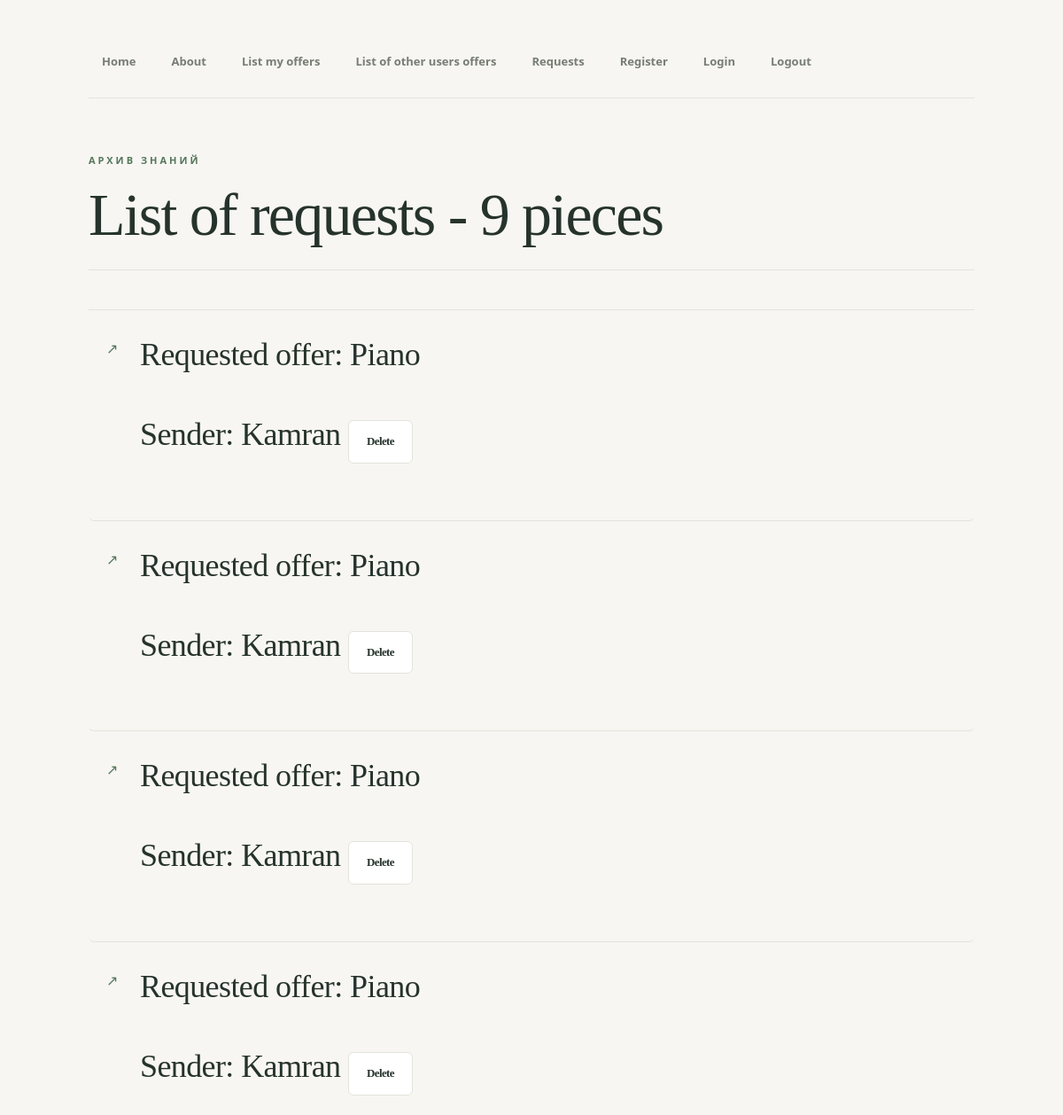
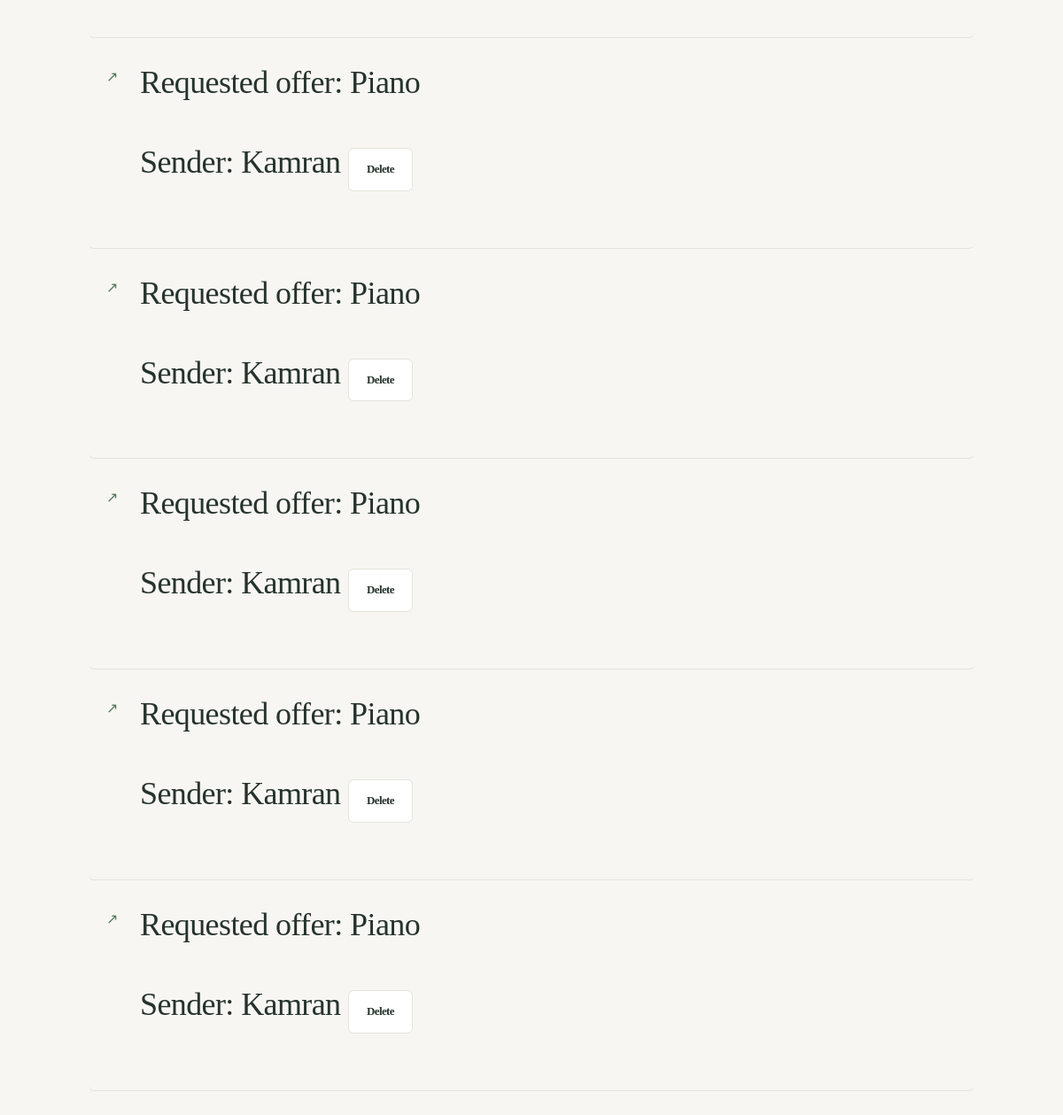
/offers/request/ (signed in), run on an earlier commit of the app's database (2 pictures, top to bottom).
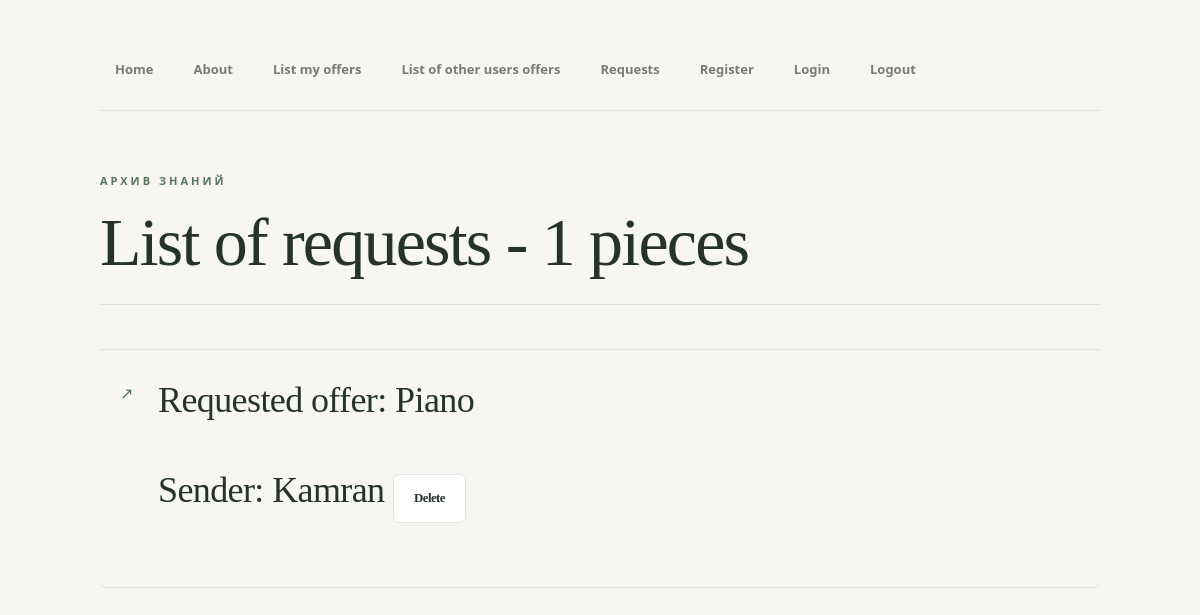
And on a later commit of the database.
### offers/models.py (models this page shows)
class SwapRequest(models.Model):
    sender = models.ForeignKey(User, on_delete=models.CASCADE, related_name='sent_requests')
    receiver = models.ForeignKey(User, on_delete=models.CASCADE, related_name='received_requests')
    wanted_skill = models.ForeignKey(Offer, on_delete=models.CASCADE, related_name='wanted_in')

class Offer(models.Model):
    STATUS_CHOICES = [
        ('draft','Draft'),
        ('published', 'Published'),
    ]
    title = models.CharField(max_length=100)
    content = models.TextField()
    status = models.CharField(
        max_length=20,
        choices=STATUS_CHOICES,
        default='draft',
    )
    created_at = models.DateTimeField(auto_now_add = True)
    updated_at = models.DateTimeField(auto_now = True)
    category = models.ForeignKey(
    Category,
    on_delete=models.PROTECT,
    related_name = 'offers',
    verbose_name='Категория',)
    tags = models.ManyToManyField(
        Tag,
        related_name = 'offers',
        verbose_name='Теги',
    )
    author = models.ForeignKey(
        settings.AUTH_USER_MODEL ,
        on_delete = models.CASCADE,
        related_name='offers',
        verbose_name='Автор',
     )
    class Meta:
        verbose_name = 'Offer'
        verbose_name_plural = 'Offers'
        ordering = ['-created_at']
    def __str__(self):
        return self.title

class User(AbstractUser):
    pass

### offers/views.py (the view)
# urls.py: path('request/', views.get_swap_request, name='requests'),
@login_required
def get_swap_request(request):
    requests = SwapRequest.objects.filter(receiver=request.user)
    return render(request, 'offers/requests.html', {'requests': requests})

### templates/offers/requests.html (shortened to what this page needs)
{% extends "base.html" %}
{% block content %}
{%with total=requests|length%}
<h1>List of requests - {{total}} pieces</h1>
{%endwith%}
<ul>
	{%for request in requests%}
	<li>
			<span class="offer-title">Requested offer: {{request.wanted_skill}} <p> Sender: {{request.sender}}</span>
				<a class="action-link" href="{% url 'offers:delete_swap_request' request.id %}">Delete</a>
	</li>
	{% empty %}
	<li class="empty-message">Список предложений пуст</li>
	{% endfor %}
</ul>
{% endblock %}

### templates/base.html (shortened to what this page needs)
{%load static%}
<!DOCTYPE html>
<html lang="ru">
<head>
    <link rel="stylesheet" href="{% static 'css/style.css'%}">
</head>
<body>
    {% include 'page_header.html'%}
    {% block content %}
{% endblock %}
</body>
</html>

### templates/page_header.html
<header class="site-header">
<nav>
<a href = "{%url 'home'%}">Home</a>
<a href = "{%url 'about'%}">About</a>
<a href = "{%url 'offers:offers_list' source='link_a'%}">List my offers</a>
<a href = "{%url 'offers:offers_list' source='link_b'%}">List of other users offers</a>
<a href = "{%url 'offers:requests'%}">Requests</a>
<a href = "{%url 'accounts:register'%}">Register</a>
<a href = "{%url 'accounts:login'%}">Login</a>
{% if user.is_authenticated%}
    <a href = "{%url 'accounts:logout'%}">Logout</a>
{% endif %}
</nav>
</header>

### static/css/style.css (style rules this page uses)
:root { --color-bg: #f7f6f2; --color-surface: #ffffff; --color-text: #26332c; --color-muted: #777d74; --color-border: #e3e4dc; --color-accent: #54765b; --color-accent-light: #e8eee5; --color-danger: #a44c43; --font-body: "Segoe UI", Arial, sans-serif; --font-heading: Georgia, "Times New Roman", serif; --radius-sm: 6px; --radius-md: 12px; --radius-lg: 18px; --shadow-sm: 0 2px 8px rgba(38, 51, 44, 0.04); --shadow-md: 0 8px 24px rgba(38, 51, 44, 0.07); --transition: 0.2s ease; }
* { box-sizing: border-box; }
html { scroll-behavior: smooth; }
body { margin: 0; min-height: 100vh; padding: 48px 7vw 80px; overflow-x: hidden; background: var(--color-bg); color: var(--color-text); font-family: var(--font-body); font-size: 16px; line-height: 1.7; -webkit-font-smoothing: antialiased; }
.site-header { max-width: 1000px; margin: 0 auto 64px; padding-bottom: 20px; border-bottom: 1px solid var(--color-border); }
.site-header nav { display: flex; flex-wrap: wrap; align-items: center; gap: 10px; }
.site-header a { display: inline-block; padding: 9px 14px; border: 1px solid transparent; border-radius: var(--radius-sm); background: transparent; color: var(--color-muted); font-size: 13px; font-weight: 600; text-decoration: none; transition: var(--transition); }
h1 { max-width: 1000px; margin: 0 auto 40px; padding: 0 0 24px; border-bottom: 1px solid var(--color-border); color: var(--color-text); font-family: var(--font-heading); font-size: clamp(38px, 6vw, 68px); font-weight: 500; line-height: 1.1; letter-spacing: -1.8px; overflow-wrap: anywhere; }
h1::before { content: "АРХИВ ЗНАНИЙ"; display: block; margin-bottom: 18px; color: var(--color-accent); font-family: var(--font-body); font-size: 11px; font-weight: 700; letter-spacing: 3px; }
p { line-height: 1.75; }
a { color: var(--color-accent); font-weight: 600; text-decoration: none; transition: color var(--transition); }
ul { max-width: 1000px; margin: 44px auto 0; padding: 0; border-top: 1px solid var(--color-border); list-style: none; }
li { position: relative; margin: 0; padding: 28px 30px 28px 58px; border-bottom: 1px solid var(--color-border); border-radius: var(--radius-sm); transition: background var(--transition), padding-left var(--transition); }
li::before { content: "↗"; position: absolute; top: 30px; left: 20px; color: var(--color-accent); font-size: 16px; transition: transform var(--transition); }
.offer-title { display: inline-block; color: var(--color-text); font-family: var(--font-heading); font-size: clamp(24px, 3.5vw, 36px); font-weight: 500; line-height: 1.25; letter-spacing: -0.6px; overflow-wrap: anywhere; transition: color var(--transition); }
.action-link { display: inline-block; padding: 12px 20px; border: 1px solid var(--color-border); border-radius: var(--radius-sm); background: var(--color-surface); color: var(--color-text); font-size: 13px; font-weight: 600; text-align: center; transition: background var(--transition), color var(--transition), border-color var(--transition), transform var(--transition); }

What changed in the data, as far as the page shows it:
removed SwapRequest: wanted_skill "Piano", sender "Kamran"
removed SwapRequest: wanted_skill "Piano", sender "Kamran"
removed SwapRequest: wanted_skill "Piano", sender "Kamran"
removed SwapRequest: wanted_skill "Piano", sender "Kamran"
removed SwapRequest: wanted_skill "Piano", sender "Kamran"
removed SwapRequest: wanted_skill "Piano", sender "Kamran"
removed SwapRequest: wanted_skill "Piano", sender "Kamran"
removed SwapRequest: wanted_skill "Piano", sender "Kamran"
Also different on the page:
{{ total }}: "9" → "1"
